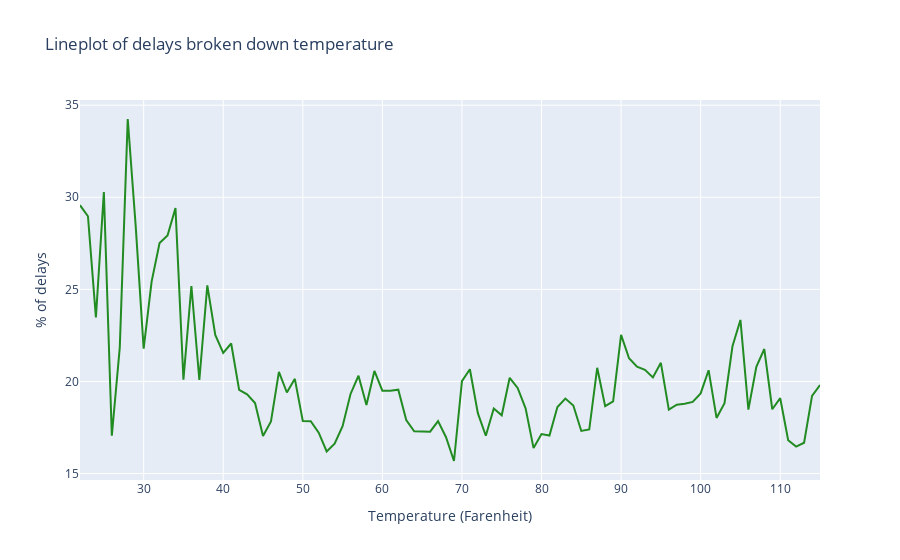

Source (notebook cell):
### Markdown cell above
Creating lineplot of delay ratio in relation to max temperature

### Code cell
fig_temp_delay = px.line(flight_df_without_outliers_grouped.reset_index(),
                      x='tmax',
                      y = 'is_delayed',
                      title='Lineplot of delays broken down temperature',
                      color_discrete_sequence = ['forestgreen'])
fig_temp_delay.update_layout(xaxis_title="Temperature (Farenheit)", yaxis_title="% of delays")
#fig_temp_delay.update_xaxes(dtick = 2, tickangle=45)

fig_temp_delay.show('png')

### Figure 1 — Plotly figure (JSON) as saved in the notebook; plotly's stock layout.template omitted (floating-point values rounded to 4 significant figures)
{"data": [{"hovertemplate": "tmax=%{x}<br>is_delayed=%{y}<extra></extra>", "legendgroup": "", "line": {"color": "forestgreen", "dash": "solid"}, "marker": {"symbol": "circle"}, "mode": "lines", "name": "", "orientation": "v", "showlegend": false, "type": "scatter", "x": [22, 23, 24, 25, 26, 27, 28, 29, 30, 31, 32, 33, 34, 35, 36, 37, 38, 39, 40, 41, 42, 43, 44, 45, 46, 47, 48, 49, 50, 51, 52, 53, 54, 55, 56, 57, 58, 59, 60, 61, 62, 63, 64, 65, 66, 67, 68, 69, 70, 71, 72, 73, 74, 75, 76, 77, 78, 79, 80, 81, 82, 83, 84, 85, 86, 87, 88, 89, 90, 91, 92, 93, 94, 95, 96, 97, 98, 99, 100, 101, 102, 103, 104, 105, 106, 107, 108, 109, 110, 111, 112, 113, 114, 115], "xaxis": "x", "y": [29.57, 28.97, 23.47, 30.28, 17.05, 21.85, 34.25, 28.43, 21.78, 25.42, 27.51, 27.92, 29.41, 20.1, 25.18, 20.08, 25.22, 22.52, 21.55, 22.06, 19.54, 19.3, 18.83, 17.04, 17.83, 20.52, 19.4, 20.14, 17.85, 17.84, 17.22, 16.2, 16.62, 17.57, 19.32, 20.31, 18.72, 20.57, 19.5, 19.49, 19.55, 17.9, 17.29, 17.28, 17.27, 17.85, 16.97, 15.68, 20.02, 20.66, 18.28, 17.05, 18.53, 18.16, 20.2, 19.65, 18.54, 16.38, 17.14, 17.06, 18.61, 19.07, 18.69, 17.31, 17.39, 20.74, 18.66, 18.92, 22.53, 21.26, 20.8, 20.63, 20.22, 21.01, 18.47, 18.74, 18.79, 18.89, 19.35, 20.61, 18.02, 18.82, 21.91, 23.34, 18.47, 20.79, 21.76, 18.49, 19.09, 16.81, 16.46, 16.67, 19.22, 19.8], "yaxis": "y"}], "layout": {"legend": {"tracegroupgap": 0}, "title": {"text": "Lineplot of delays broken down temperature"}, "xaxis": {"anchor": "y", "domain": [0, 1], "title": {"text": "Temperature (Farenheit)"}}, "yaxis": {"anchor": "x", "domain": [0, 1], "title": {"text": "% of delays"}}}}
